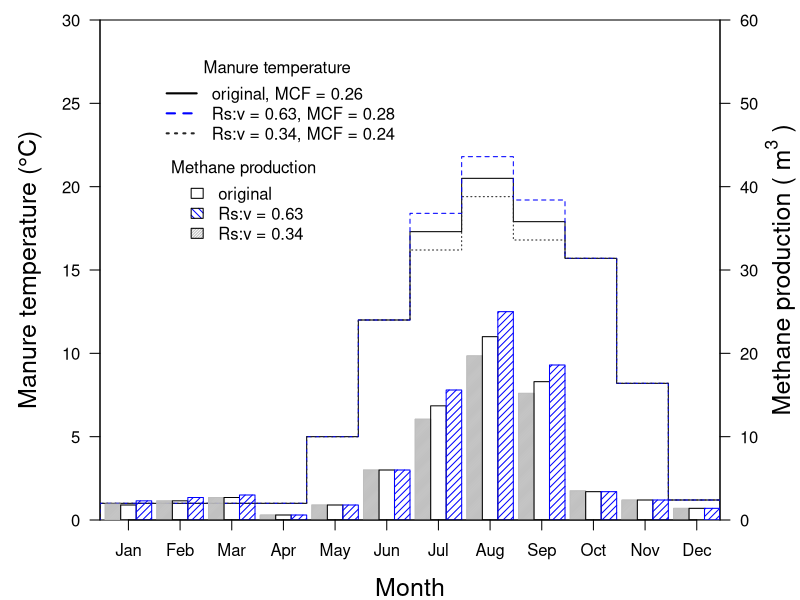

Reproduce this figure in R.
#To create a figure to demonstrate the influence of temperature on MCF
#The data is from the sheet:MCF sheet_Fig 4A. 
#The manure temperature increase for 3 months. 
Tm<-c(1.0,1.0,1.0,1.0,5.0,12.0,17.3,20.5,17.9,15.7,8.2,1.2)
Tm.H<-c(1.0,1.0,1.0,1.0,5.0,12.0,18.4,21.8,19.2,15.7,8.2,1.2)
Tm.L<-c(1.0,1.0,1.0,1.0,5.0,12.0,16.2,19.4,16.8,15.7,8.2,1.2)
CH4  <-c(1.8,2.3,2.7,0.6,1.8,6,13.7,22.0,16.6,3.4,2.4,1.4)/2
CH4.H<-c(2.3,2.7,3,0.6,1.8,6,15.6,25.0,18.6,3.4,2.4,1.4)/2
CH4.L  <-c(1.9,2.3,2.7,0.6,1.8,6.0,12.1,19.7,15.2,3.5,2.4,1.4)/2
#Output 800 x 600
par(mar=c(4,5,1,4))
plot(0,type="n",xlim=c(0,12),ylim=c(0,30),
     xlab="Month",ylab="Manure temperature (°C)"
     ,las=1,xaxt="n",xaxs="i",yaxs="i"
     ,cex.lab=1.5)

axis(4,at=seq(0,30,5),labels=seq(0,60,10),
     las=1)
mtext(expression("Methane production ("~m^3~")"),
      side=4,line=3,cex=1.5)
lines(c(-1:12),c(0,Tm,0),type="s")
lines(c(-1:12),c(0,Tm.H,0),type="s",col="blue",lty = 2)
lines(c(-1:12),c(0,Tm.L,0),type="s",col="gray15",lty = 3)
rect(xleft = (c(0:11)+0.1), ybottom = 0,
     xright = (c(0:11)+0.4), ytop=CH4.L, col = "grey",
     density =  135)
rect(xleft = (c(0:11)+0.4), ybottom = 0,
     xright = (c(0:11)+0.7), ytop=CH4)
rect(xleft = (c(0:11)+0.7), ybottom = 0,
     xright = (c(0:11)+1), ytop=CH4.H, col = "blue",
     density = 20)
axis(1,at=c(0.55:11.55),labels=month.abb)    
legend(1,28,c("original, MCF = 0.26",
              "Rs:v = 0.63, MCF = 0.28",
              "Rs:v = 0.34, MCF = 0.24")
       ,col=c("black","blue","gray15"),lty=c(1,2,3),lwd=2
       ,bty="n",title="Manure temperature")
legend(1.3,22,c("original","Rs:v = 0.63","Rs:v = 0.34")
       ,fill=c("white","blue","grey")
       ,density=c(100,20,50),angle=c(0,135,45)
       ,bty="n",title="Methane production")
#text(1.3,30,"(a)",pos=1,cex=1.5)

# text(8.2,23,"MCF = 0.24")
# text(8.2,17,"MCF = 0.23")
# text(8.2,14,"MCF = 0.19")
#arrows(8,22.5,8,20.5,length=0.03, angle=90)

